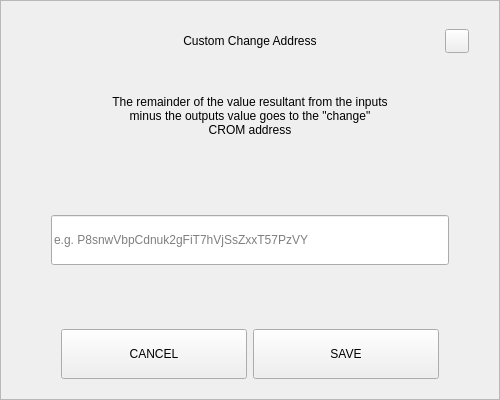
<?xml version="1.0" encoding="UTF-8"?>
<ui version="4.0">
 <class>SendChangeAddressDialog</class>
 <widget class="QDialog" name="SendChangeAddressDialog">
  <property name="geometry">
   <rect>
    <x>0</x>
    <y>0</y>
    <width>500</width>
    <height>400</height>
   </rect>
  </property>
  <property name="windowTitle">
   <string>Dialog</string>
  </property>
  <layout class="QVBoxLayout" name="verticalLayout">
   <property name="spacing">
    <number>0</number>
   </property>
   <property name="leftMargin">
    <number>0</number>
   </property>
   <property name="topMargin">
    <number>0</number>
   </property>
   <property name="rightMargin">
    <number>0</number>
   </property>
   <property name="bottomMargin">
    <number>0</number>
   </property>
   <item>
    <widget class="QFrame" name="frame">
     <property name="styleSheet">
      <string notr="true"/>
     </property>
     <property name="frameShape">
      <enum>QFrame::StyledPanel</enum>
     </property>
     <property name="frameShadow">
      <enum>QFrame::Raised</enum>
     </property>
     <layout class="QVBoxLayout" name="verticalLayout_2" stretch="0,0,0,0,0,0,0">
      <property name="spacing">
       <number>0</number>
      </property>
      <property name="leftMargin">
       <number>30</number>
      </property>
      <property name="topMargin">
       <number>20</number>
      </property>
      <property name="rightMargin">
       <number>30</number>
      </property>
      <property name="bottomMargin">
       <number>20</number>
      </property>
      <item>
       <layout class="QHBoxLayout" name="horizontalLayout_3">
        <property name="spacing">
         <number>0</number>
        </property>
        <item>
         <spacer name="horizontalSpacer_2">
          <property name="orientation">
           <enum>Qt::Horizontal</enum>
          </property>
          <property name="sizeHint" stdset="0">
           <size>
            <width>40</width>
            <height>20</height>
           </size>
          </property>
         </spacer>
        </item>
        <item>
         <widget class="QLabel" name="labelTitle">
          <property name="minimumSize">
           <size>
            <width>0</width>
            <height>40</height>
           </size>
          </property>
          <property name="maximumSize">
           <size>
            <width>16777215</width>
            <height>40</height>
           </size>
          </property>
          <property name="styleSheet">
           <string notr="true">padding-left:24px;</string>
          </property>
          <property name="text">
           <string>Custom Change Address</string>
          </property>
          <property name="alignment">
           <set>Qt::AlignCenter</set>
          </property>
          <property name="margin">
           <number>7</number>
          </property>
         </widget>
        </item>
        <item>
         <spacer name="horizontalSpacer">
          <property name="orientation">
           <enum>Qt::Horizontal</enum>
          </property>
          <property name="sizeHint" stdset="0">
           <size>
            <width>40</width>
            <height>20</height>
           </size>
          </property>
         </spacer>
        </item>
        <item>
         <widget class="QPushButton" name="btnEsc">
          <property name="minimumSize">
           <size>
            <width>24</width>
            <height>24</height>
           </size>
          </property>
          <property name="maximumSize">
           <size>
            <width>24</width>
            <height>24</height>
           </size>
          </property>
          <property name="focusPolicy">
           <enum>Qt::NoFocus</enum>
          </property>
          <property name="text">
           <string/>
          </property>
         </widget>
        </item>
       </layout>
      </item>
      <item>
       <spacer name="verticalSpacer_2">
        <property name="orientation">
         <enum>Qt::Vertical</enum>
        </property>
        <property name="sizeType">
         <enum>QSizePolicy::Fixed</enum>
        </property>
        <property name="sizeHint" stdset="0">
         <size>
          <width>20</width>
          <height>20</height>
         </size>
        </property>
       </spacer>
      </item>
      <item alignment="Qt::AlignHCenter">
       <widget class="QLabel" name="labelMessage">
        <property name="minimumSize">
         <size>
          <width>0</width>
          <height>70</height>
         </size>
        </property>
        <property name="text">
         <string>The remainder of the value resultant from the inputs minus the outputs value goes to the &quot;change&quot; CROM address</string>
        </property>
        <property name="alignment">
         <set>Qt::AlignCenter</set>
        </property>
        <property name="wordWrap">
         <bool>true</bool>
        </property>
       </widget>
      </item>
      <item>
       <spacer name="verticalSpacer_3">
        <property name="orientation">
         <enum>Qt::Vertical</enum>
        </property>
        <property name="sizeHint" stdset="0">
         <size>
          <width>20</width>
          <height>40</height>
         </size>
        </property>
       </spacer>
      </item>
      <item>
       <layout class="QHBoxLayout" name="horizontalLayout_2">
        <property name="spacing">
         <number>0</number>
        </property>
        <property name="leftMargin">
         <number>20</number>
        </property>
        <property name="rightMargin">
         <number>20</number>
        </property>
        <item>
         <widget class="QLineEdit" name="lineEditAddress">
          <property name="minimumSize">
           <size>
            <width>0</width>
            <height>50</height>
           </size>
          </property>
          <property name="placeholderText">
           <string notr="true">e.g. P8snwVbpCdnuk2gFiT7hVjSsZxxT57PzVY</string>
          </property>
         </widget>
        </item>
       </layout>
      </item>
      <item>
       <spacer name="verticalSpacer">
        <property name="orientation">
         <enum>Qt::Vertical</enum>
        </property>
        <property name="sizeHint" stdset="0">
         <size>
          <width>20</width>
          <height>40</height>
         </size>
        </property>
       </spacer>
      </item>
      <item>
       <layout class="QHBoxLayout" name="horizontalLayout" stretch="2,2">
        <property name="spacing">
         <number>6</number>
        </property>
        <property name="leftMargin">
         <number>30</number>
        </property>
        <property name="rightMargin">
         <number>30</number>
        </property>
        <item>
         <widget class="QPushButton" name="btnCancel">
          <property name="minimumSize">
           <size>
            <width>180</width>
            <height>50</height>
           </size>
          </property>
          <property name="focusPolicy">
           <enum>Qt::NoFocus</enum>
          </property>
          <property name="text">
           <string>CANCEL</string>
          </property>
         </widget>
        </item>
        <item>
         <widget class="QPushButton" name="btnSave">
          <property name="minimumSize">
           <size>
            <width>180</width>
            <height>50</height>
           </size>
          </property>
          <property name="focusPolicy">
           <enum>Qt::NoFocus</enum>
          </property>
          <property name="text">
           <string>SAVE</string>
          </property>
         </widget>
        </item>
       </layout>
      </item>
     </layout>
    </widget>
   </item>
  </layout>
 </widget>
 <resources/>
 <connections/>
</ui>
